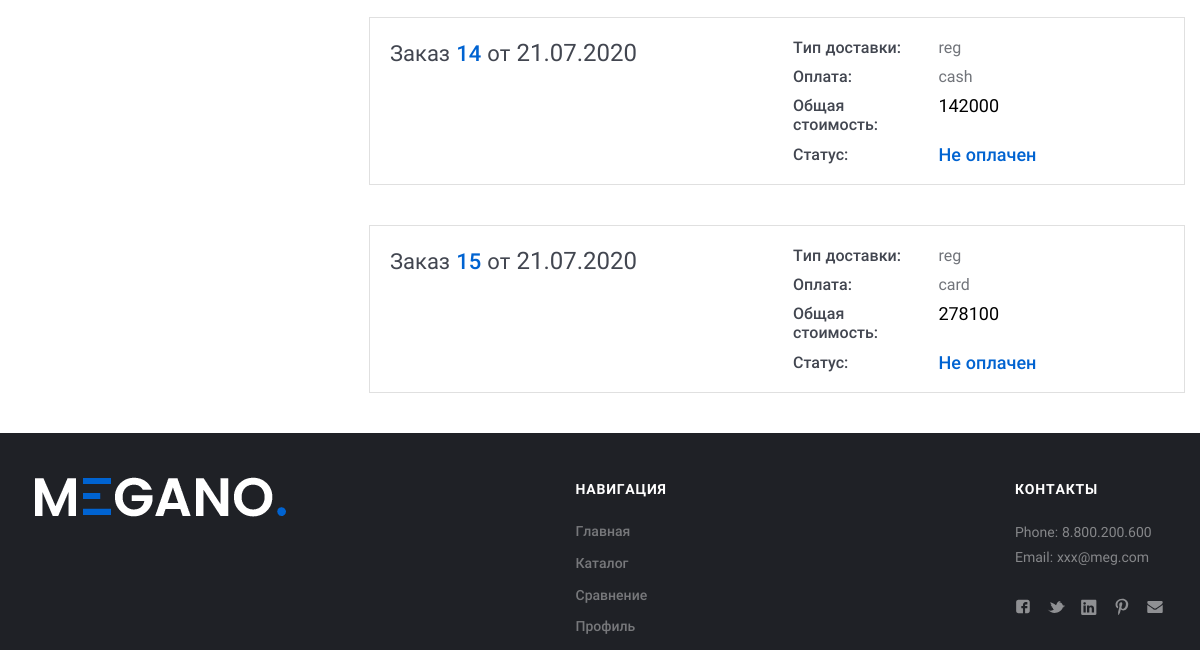
Page /orders/order_history/ (signed in, lower part) on the earlier database version.
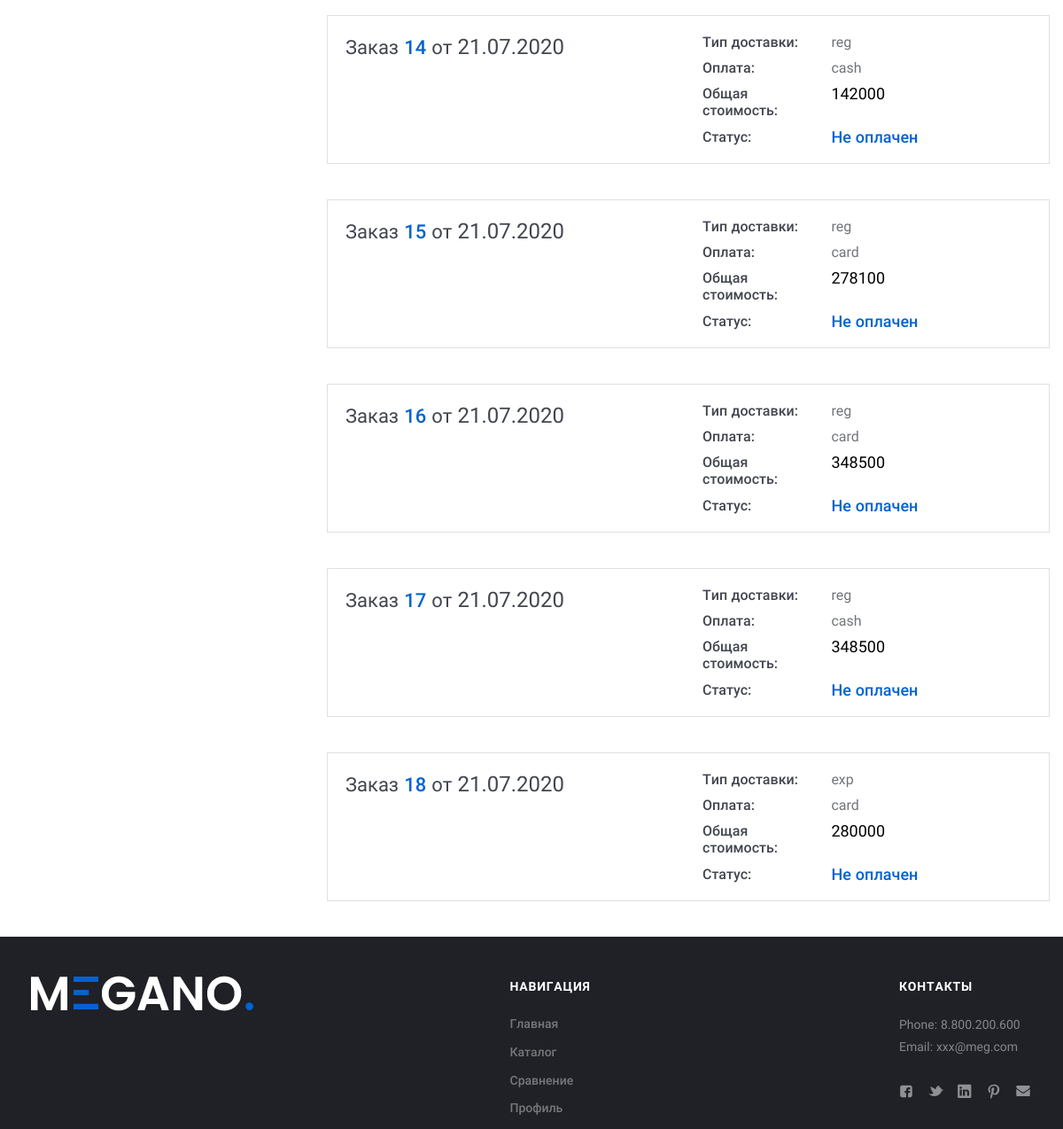
Same page on the later database version.
### my_store_app/models.py (models this page shows, shortened)
class Order(models.Model):  # покупка товаров из корзины
    DELIVERY_CHOICES = [
        ('reg', 'Обычная доставка'),
        ('exp', 'Экспресс доставка')
    ]
    PAYMENT_CHOICES = [
        ('card', 'Онлайн картой'),
        ('cash', 'Онлайн со случайного чужого счета'),
    ]
    customer = models.ForeignKey(User, on_delete=models.CASCADE, null=True, related_name='orders', verbose_name='customer')
    fio = models.CharField(max_length=100, null=True, blank=True, verbose_name='name and lastname')
    phone = models.CharField(max_length=16, null=True, blank=True, verbose_name='phone number')
    email = models.EmailField(null=True, blank=True, verbose_name='email')
    delivery = models.CharField(max_length=3, choices=DELIVERY_CHOICES, default='reg', verbose_name='delivery')
    payment_method = models.CharField(max_length=4, choices=PAYMENT_CHOICES, default='card', verbose_name='payment method')
    city = models.CharField(max_length=25, null=True, blank=True, verbose_name='city')
    address = models.TextField(max_length=255, null=True, blank=True, verbose_name='address')
    in_order = models.BooleanField(default=False, verbose_name='in order')
    paid = models.BooleanField(default=False, verbose_name='order is payed')
    braintree_id = models.CharField(max_length=150, blank=True, verbose_name='transaction id')
    delivery_cost = models.DecimalField(max_digits=10, decimal_places=2, default=0, verbose_name='delivery cost')
    product_order = models.ForeignKey('Product', on_delete=models.CASCADE, null=True, verbose_name='товар', related_name='product_order')
    count = models.IntegerField(default=0, verbose_name='колличество  товаров в корзине')
    price = models.IntegerField(default=0, verbose_name='общая стоимость  товаров в корзине')
    date = models.DateField(auto_now_add=True)
    free_delivery = models.BooleanField(default=False, verbose_name='наличие бесплатной доставки')
    class Meta:
        verbose_name = 'Покупка'
        verbose_name_plural = 'Покупки'

### orders/views.py (the view)
# urls.py: path('order_history/', OrderHistory.as_view(), name='order_history'),
class OrderHistory(View):
    def get(self, request: HttpRequest):
        order = Order.objects.filter(customer=request.user, in_order=True)
        return render(request, 'orders/historyorder.html', {'order': order})

### cart/cart.py (called while the page is built)
    def __len__(self):
        return sum(item['quantity'] for item in self.cart.values())

### cart/context_processor.py (called while the page is built)
def cart(request):
    return {'cart': Cart(request)}

### products/templatetags/products_tags.py (called while the page is built)
@register.simple_tag()
def all_category():
    return CategoryProduct.objects.all()

@register.simple_tag()
def cart_products(**kwargs):
    if not kwargs['pk']:
        return 0
    cart = Cart.objects.filter(username=kwargs['pk'])
    count = 0
    for product in cart:
        count += product.quantity
    return count

@register.simple_tag()
def cart_total_price(**kwargs):
    if not kwargs['pk']:
        return 0
    cart = Cart.objects.filter(username=kwargs['pk'])
    total_price = 0
    for product in cart:
        total_price += product.product.price * product.quantity
    answer = f'{total_price:,}'
    return answer

@register.simple_tag()
def cart_view(**kwargs):
    if not kwargs['pk']:
        return 666
    return kwargs['pk']

### orders/templates/orders/historyorder.html (shortened to what this page needs)
{% extends "my_store_app/base.html" %}
{% load static %}
{% block content %}
    <div class="Middle Middle_top">
        <div class="Section Section_column Section_columnLeft">
            <div class="wrap">
                <div class="Section-column">
                </div>
                <div class="Section-content">
                    <div class="Orders">
                        {% for item in order %}
                            <div class="Order Order_anons">
                                <div class="Order-personal">
                                    <div class="row">
                                        <div class="row-block"><a class="Order-title" href="{% url 'orders:order_detail' pk=item.pk %}">Заказ&#32;<span class="Order-numberOrder">{{ item.id }}</span>&#32;от&#32;<span class="Order-dateOrder">21.07.2020</span></a>
                                        </div>
                                        <div class="row-block">
                                            <div class="Order-info Order-info_delivery">
                                                <div class="Order-infoType">Тип доставки:
                                                </div>
                                                <div class="Order-infoContent">{{ item.delivery }}
                                                </div>
                                            </div>
                                            <div class="Order-info Order-info_pay">
                                                <div class="Order-infoType">Оплата:
                                                </div>
                                                <div class="Order-infoContent">{{ item.payment_method }}
                                                </div>
                                            </div>
                                            <div class="Order-info">
                                                <div class="Order-infoType">Общая стоимость:
                                                </div>
                                                <div class="Order-infoContent"><span class="Order-price">{{ item.price }}</span>
                                                </div>
                                            </div>
                                            <div class="Order-info Order-info_status">
                                                <div class="Order-infoType">Статус:
                                                </div>
                                                <div class="Order-infoContent">Не оплачен
                                                </div>
                                            </div>
                                        </div>
                                    </div>
                                </div>
                            </div>
                        {% endfor %}
                    </div>
                </div>
            </div>
        </div>
    </div>
{% endblock %}

Differences in the rows shown:
added Order: id "16", delivery "reg", payment_method "card", price "348500"
added Order: id "17", delivery "reg", payment_method "cash", price "348500"
added Order: id "18", delivery "exp", payment_method "card", price "280000"
